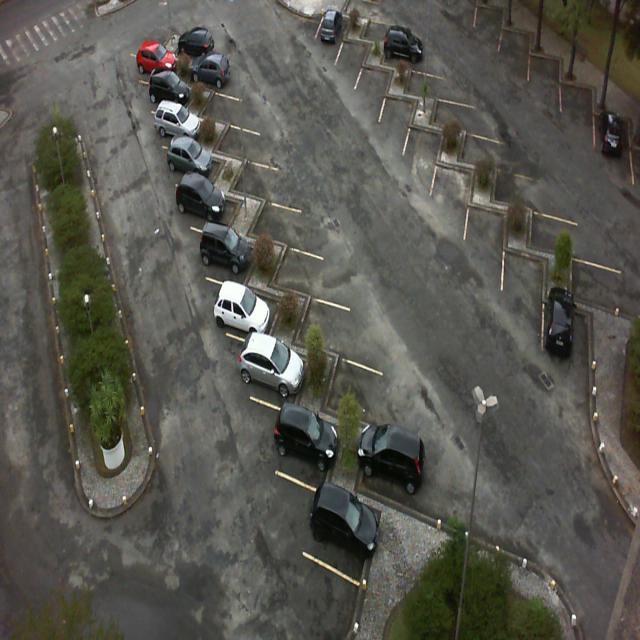
#> input picture report/images/input.jpg, 640 x 640 px
$ python generate_injected_image.py ../report/images/input.jpg
#> lines starting #> are read from the running program, lines starting #| are printed output that depends on the picture
from PIL import Image
import os

def convert_rgb_to_grayscale_header(
    input_image_path,
    output_header_path="injected_image.h",
    target_width=160,
    target_height=120
):
    """
    Converts a standard RGB image (e.g., JPG, PNG) to Grayscale format
    and generates a C header file with the image data.

    Args:
        input_image_path (str): Path to the input image file.
        output_header_path (str): Path to the output C header file.
        target_width (int): The desired width of the image for the model input.
        target_height (int): The desired height of the image for the model input.
    """
#> called with input_image_path = '../report/images/input.jpg', output_header_path = 'injected_image.h', target_width = 160, target_height = 120
    try:
        img = Image.open(input_image_path)
#> img is the input picture: PIL image 640x640 RGB; mean R, G, B 87.5, 86.7, 79.2
        print(f"Opened image: {input_image_path} (Original size: {img.size[0]}x{img.size[1]})")
#| Opened image: ../report/images/input.jpg (Original size: 640x640)

        # Resize the image to the target dimensions
        img = img.resize((target_width, target_height), Image.Resampling.LANCZOS)
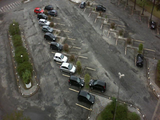
#> img: PIL image 160x120 RGB; mean R, G, B 87.5, 86.6, 79.2
        print(f"Resized image to: {img.size[0]}x{img.size[1]}")
#| Resized image to: 160x120

        # Ensure the image is in RGB format
        img = img.convert("RGB")

        # Convert the image to grayscale
        img = img.convert("L")
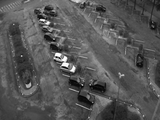
#> img: PIL image 160x120 L; min 0, max 255, mean 86.1

        # Store the new image (resized and grayscale) as output.jpg
        img.save("output.jpg", "JPEG")

        # Generate the C header file
        with open(output_header_path, "w") as f:
            f.write(f"#ifndef INJECTED_IMAGE_H\n")
            f.write(f"#define INJECTED_IMAGE_H\n\n")
            f.write(f"const unsigned char injected_image_data[{target_width * target_height}] = {{\n")

            # Write data with formatting (16 bytes per line for readability)
            pixel_data = img.tobytes()
            for i in range(0, len(pixel_data), 16):
                line_data = pixel_data[i:i + 16]
                hex_values = ', '.join(f'0x{byte:02x}' for byte in line_data)
                f.write(f"    {hex_values},\n")
#> this loop made 1200 passes
#> i on passes 2 to 4: 16, 32, 48
            f.write("\n};\n\n")
            f.write(f"const int kInjectedImageWidth = {target_width};\n")
            f.write(f"const int kInjectedImageHeight = {target_height};\n\n")
            f.write(f"#endif // INJECTED_IMAGE_H\n")

        print(f"Successfully generated {output_header_path}")

    except FileNotFoundError:
        print(f"Error: Input image file not found at {input_image_path}")
    except Exception as e:
        print(f"An error occurred: {e}")

if __name__ == "__main__":
    # --- Configuration ---
    input_image = "input.jpg"
    output_file = "injected_image.h"
    desired_width = 160
    desired_height = 120

    if len(os.sys.argv) > 1:
        input_image = os.sys.argv[1]

    if not os.path.exists(input_image):
        print(f"Input image file '{input_image}' does not exist.")
    else:
        convert_rgb_to_grayscale_header(input_image, output_file, desired_width, desired_height)

    if os.path.exists(output_file):
        print(f"Output header file '{output_file}' has been created successfully.")
        os.rename(output_file, os.path.join("parking-lot-vacancy-detection", output_file))
